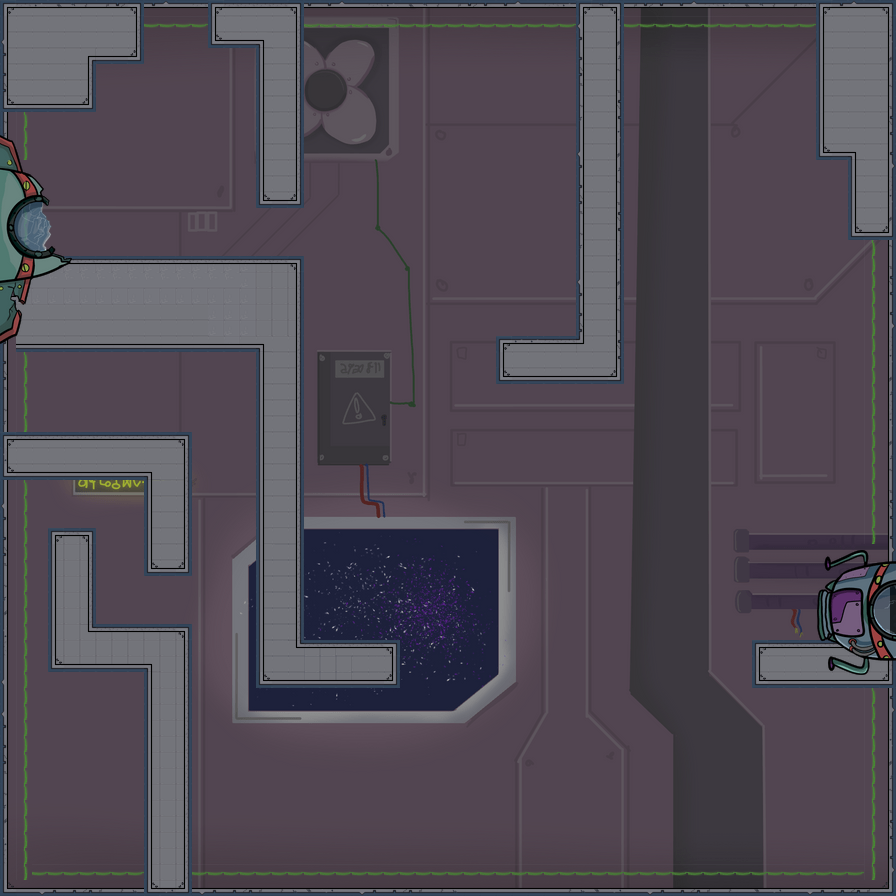

Below is a game level as drawn by its tile map, then a one-line description and the .tmx that defines it (tile-layer data replaced by summaries):
An orthogonal 56x56 tile map with 16x16 px tiles, 2 tile layers (Enviroment, Main tiles), 1 hidden layer not drawn, 3 image layers and 8 objects (5x GXPEngine.Boundaries, GXPEngine.Player, GXPEngine.RadioactiveBox, GXPEngine.NextLevelPortal).

<map version="1.8" tiledversion="1.8.4" orientation="orthogonal" renderorder="right-down" width="56" height="56" tilewidth="16" tileheight="16" infinite="0" nextlayerid="9" nextobjectid="17">
 <tileset firstgid="1" name="TileSheet16" tilewidth="16" tileheight="16" tilecount="299" columns="13">
  <image source="TileSets/TileSheet16.png" width="208" height="368" />
 </tileset>
 <imagelayer id="6" name="BG">
  <image source="../Backgrounds/background.png" width="890" height="890" />
 </imagelayer>
 <layer id="1" name="Filling" width="56" height="56" visible="0" locked="1">
  <data>[3136 cells, 0 non-empty, 0 distinct tile ids]</data>
 </layer>
 <layer id="2" name="Enviroment" width="56" height="56">
  <data>[3136 cells, 612 non-empty, 4 distinct tile ids]</data>
 </layer>
 <layer id="3" name="Main tiles" width="56" height="56">
  <data>[3136 cells, 687 non-empty, 55 distinct tile ids]</data>
 </layer>
 <objectgroup id="5" name="Object Layer 1">
  <object id="1" type="GXPEngine.Player" x="97.2535" y="196.844" width="29.6" height="57.6" />
  <object id="5" type="GXPEngine.Boundaries" x="-1.33333" y="1.33333" width="900" height="37.3334" />
  <object id="6" type="GXPEngine.Boundaries" x="-1.33333" y="1.33333" width="38.6667" height="894.667" />
  <object id="7" type="GXPEngine.Boundaries" x="860" y="0" width="40" height="533.334" />
  <object id="8" type="GXPEngine.Boundaries" x="-1.33333" y="860" width="897.333" height="34.6666" />
  <object id="14" type="GXPEngine.RadioactiveBox" gid="277" x="258" y="254.667" width="44.6667" height="44.6667" />
  <object id="15" type="GXPEngine.Boundaries" x="861.333" y="694.666" width="40" height="165.334" />
  <object id="16" type="GXPEngine.NextLevelPortal" x="857.333" y="544" width="47.9997" height="104">
   <properties>
    <property name="NextLevelName" value="Level2" />
   </properties>
  </object>
 </objectgroup>
 <imagelayer id="7" name="SpaceShip" offsetx="-3" offsety="134">
  <image source="../Backgrounds/spaceship.png" width="75" height="211" />
 </imagelayer>
 <imagelayer id="8" name="EscapePod" offsetx="817.667" offsety="550">
  <image source="../Backgrounds/escapepod3.png" width="162" height="125" />
 </imagelayer>
</map>
